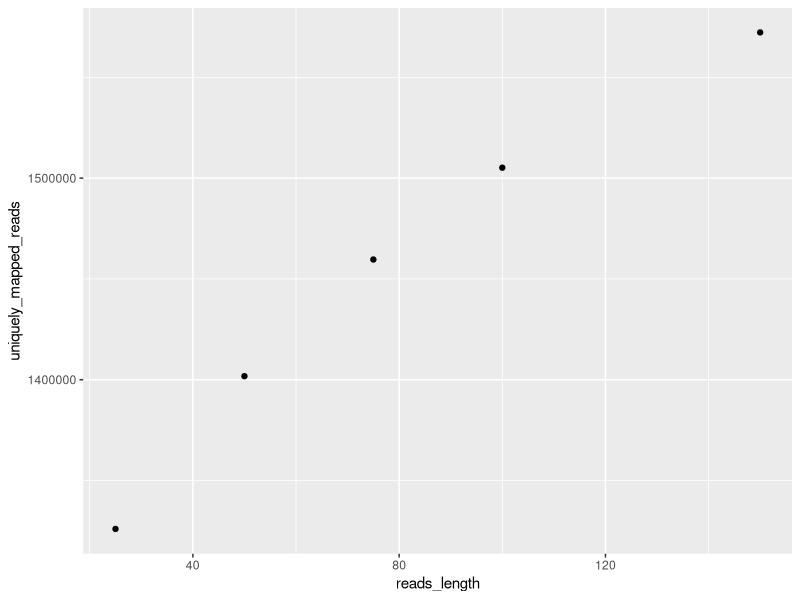
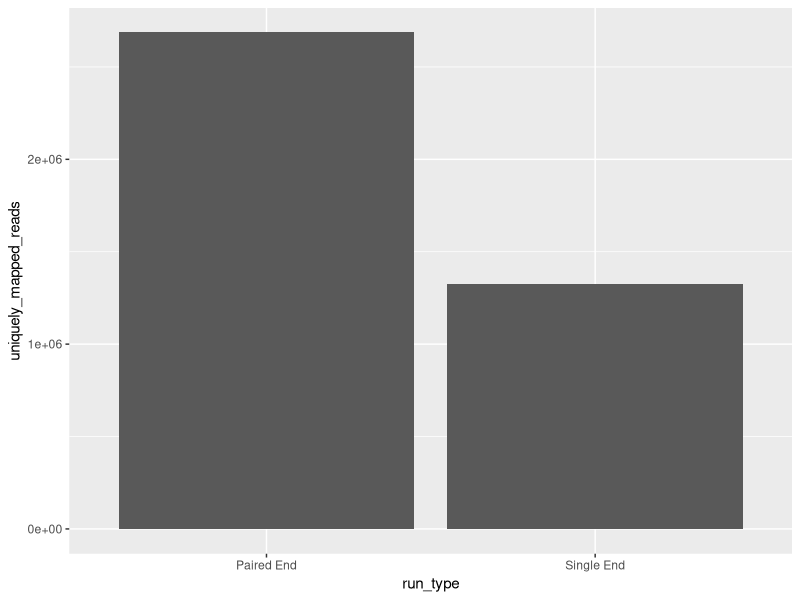

Source code (R) for these figures, in order:
## ---- chunk 1
library(tidyverse)
length_mapped_reads.df <- data.frame(reads_length=c(150,100,75,50,25),
                       uniquely_mapped_reads=c(1572284,1505177,1459621,1401739,1325969))
## ---- chunk 2
ggplot(data = length_mapped_reads.df) + 
  geom_point(mapping = aes(x = reads_length, y = uniquely_mapped_reads))
## ---- chunk 3
sequence_run.df <- data.frame(run_type=c("Single End", "Paired End"),
                              uniquely_mapped_reads=c(1325969,2686694))
## ---- chunk 4
ggplot(sequence_run.df) + 
  geom_bar(aes(x = run_type, y = uniquely_mapped_reads),
           stat = "identity")
